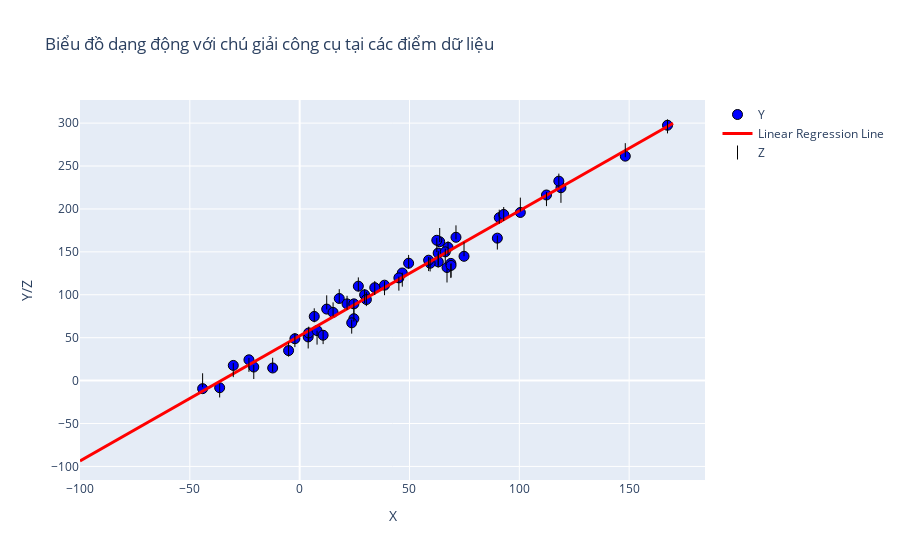

Notebook code for this chart:
### Markdown cell above
Bài 04: Vẽ lại biểu đồ bài 3 dạng động bằng Plotly có tích hợp chú giải công cụ tại các điểm dữ liệu.

### Code cell
import numpy as np
import plotly.graph_objs as go

# Tạo dữ liệu
Z = [np.random.uniform(y[0] - 10, y[0] + 10) for y in Y]
Z = np.array(Z).reshape(-1, 1)

# Tạo trace cho điểm dữ liệu Y
trace1 = go.Scatter(
    x=X.flatten(),
    y=Y.flatten(),
    mode='markers',
    name='Y',
    marker=dict(
        color='blue',
        size=10,
        line=dict(
            color='black',
            width=1
        )
    ),
    showlegend=True,
    hovertemplate='Y: %{y:.2f}<extra></extra>'
)

# Tạo trace cho đường thẳng hồi quy tuyến tính
start_y = linear_reg(np.array([[-100]]), beta, gamma)
end_y = linear_reg(np.array([[170]]), beta, gamma)
trace2 = go.Scatter(
    x=[-100, 170],
    y=[start_y[0][0], end_y[0][0]],
    mode='lines',
    name='Linear Regression Line',
    line=dict(
        color='red',
        width=3
    ),
    showlegend=True,
    hovertemplate='Duong hoi quy: %{y:.2f}<extra></extra>'
)

# Tạo trace cho điểm dữ liệu Z
trace3 = go.Scatter(
    x=X.flatten(),
    y=Z.flatten(),
    mode='markers',
    name='Z',
    marker=dict(
        color='brown',
        size=10,
        symbol='line-ns',
        line=dict(
            color='black',
            width=1
        )
    ),
    showlegend=True,
    hovertemplate='Z: %{y:.2f}<extra></extra>'
)

# Tạo layout và thêm các trace vào đó
layout = go.Layout(
    title='Biểu đồ dạng động với chú giải công cụ tại các điểm dữ liệu',
    xaxis=dict(title='X'),
    yaxis=dict(title='Y/Z'),
    hovermode='closest'
)

fig = go.Figure(data=[trace1, trace2, trace3], layout=layout)
fig.show()

### Figure 1 — Plotly figure (JSON) as saved in the notebook; plotly's stock layout.template omitted (floating-point values rounded to 4 significant figures)
{"data": [{"hovertemplate": "Y: %{y:.2f}<extra></extra>", "marker": {"color": "blue", "line": {"color": "black", "width": 1}, "size": 10}, "mode": "markers", "name": "Y", "showlegend": true, "type": "scatter", "x": [148.2, 67.55, 167.5, 118.9, 49.61, -30.22, 12.31, 3.882, 24.68, 112.4, 67.08, 18.02, 34.18, 46.72, -20.89, 90.86, 63.05, -5.044, 63.11, 21.58, -36.42, 15.21, 38.63, 29.57, 23.69, 26.71, -23.09, 68.84, 92.89, 45.17, 74.83, -44.18, 6.646, -2.172, 66.29, 63.75, 30.38, 68.91, 118.0, 100.5, 59.4, -12.29, 58.71, 4.115, 90.0, 71.16, 24.69, 7.92, 62.43, 10.68], "y": [261.5, 155.3, 297.5, 224.7, 136.8, 17.69, 83.31, 50.91, 72.13, 216.3, 131.8, 95.68, 108.3, 125.4, 15.81, 189.9, 148.6, 34.96, 138.4, 89.4, -8.326, 79.47, 111.2, 99.96, 67.33, 110.0, 24.21, 136.6, 193.6, 119.7, 144.8, -9.371, 74.77, 48.81, 150.0, 161.8, 94.43, 134.2, 232.4, 195.9, 136.7, 14.7, 140.3, 55.53, 166.0, 167.0, 89.4, 58.27, 163.5, 52.86]}, {"hovertemplate": "Duong hoi quy: %{y:.2f}<extra></extra>", "line": {"color": "red", "width": 3}, "mode": "lines", "name": "Linear Regression Line", "showlegend": true, "type": "scatter", "x": [-100, 170], "y": [-93.67, 299.8]}, {"hovertemplate": "Z: %{y:.2f}<extra></extra>", "marker": {"color": "brown", "line": {"color": "black", "width": 1}, "size": 10, "symbol": "line-ns"}, "mode": "markers", "name": "Z", "showlegend": true, "type": "scatter", "x": [148.2, 67.55, 167.5, 118.9, 49.61, -30.22, 12.31, 3.882, 24.68, 112.4, 67.08, 18.02, 34.18, 46.72, -20.89, 90.86, 63.05, -5.044, 63.11, 21.58, -36.42, 15.21, 38.63, 29.57, 23.69, 26.71, -23.09, 68.84, 92.89, 45.17, 74.83, -44.18, 6.646, -2.172, 66.29, 63.75, 30.38, 68.91, 118.0, 100.5, 59.4, -12.29, 58.71, 4.115, 90.0, 71.16, 24.69, 7.92, 62.43, 10.68], "y": [268.5, 154.2, 296.2, 215.3, 138.3, 12.2, 91.19, 45.58, 77.03, 211.5, 122.5, 98.39, 107.9, 117.6, 10.01, 191.0, 139.8, 36.05, 142.6, 90.65, -11.49, 83.01, 107.7, 98.46, 62.86, 112.1, 18.35, 127.7, 194.1, 112.9, 153.1, 0.3772, 76.09, 47.16, 145.6, 169.6, 94.96, 128.5, 233.0, 205.0, 135.3, 18.43, 135.7, 54.66, 160.8, 172.7, 85.91, 50.09, 157.9, 50.67]}], "layout": {"hovermode": "closest", "title": {"text": "Biểu đồ dạng động với chú giải công cụ tại các điểm dữ liệu"}, "xaxis": {"title": {"text": "X"}}, "yaxis": {"title": {"text": "Y/Z"}}}}
